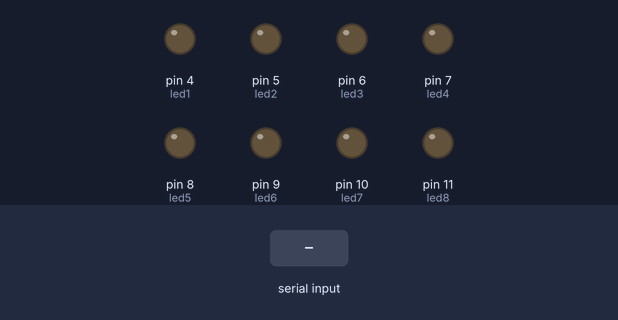
A sketch run on a simulated Arduino Uno, built with avr-gcc and run on an emulated ATmega328P. Shown: output pins drawn as LEDs (lit = HIGH). Inputs (shaded band) come from the test bench.

Above: at 1.2 s.
1.3 s: "AF" received over Serial
At 2.0 s:
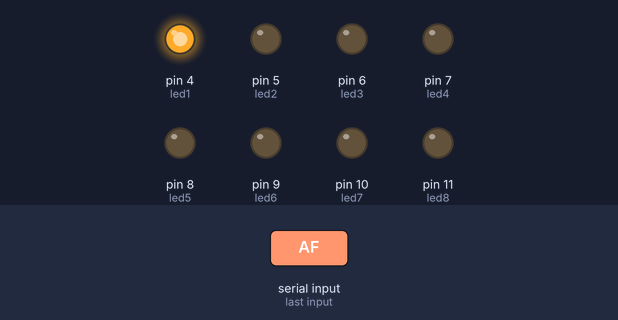
2.8 s: "BF" received over Serial
At 3.1 s:
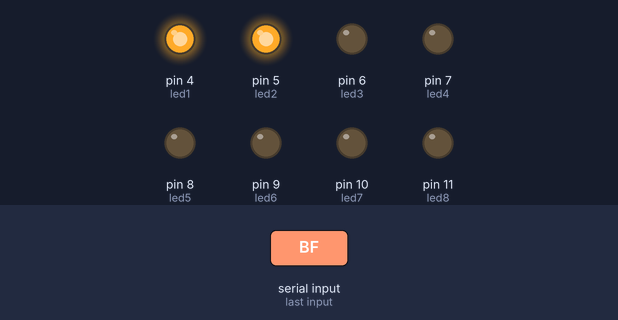
Timing chart, 0 to 5.8 s (numbered marks = the images above; inputs shaded):
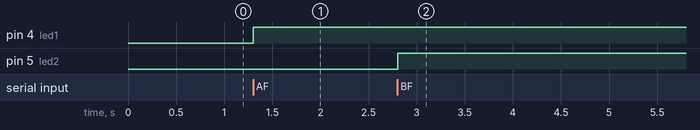

Measured:
- after the input at 1.3 s, pin 4 (led1): LOW → HIGH at once
- after the input at 2.8 s, pin 5 (led2): LOW → HIGH at once

The sketch:

LED_Write_Read.ino
```cpp
char command;
String string;
boolean ledon = false;
#define led1 4
#define led2 5
#define led3 6
#define led4 7
#define led5 8
#define led6 9
#define led7 10
#define led8 11

  void setup()
  {
    Serial.begin(9600);
    pinMode(led1, OUTPUT);
    pinMode(led2, OUTPUT);
    pinMode(led3, OUTPUT);
    pinMode(led4, OUTPUT);
    pinMode(led5, OUTPUT);
    pinMode(led6, OUTPUT);
    pinMode(led7, OUTPUT);
    pinMode(led8, OUTPUT);
    /*digitalWrite(led1,1);
    digitalWrite(led2,1);
    digitalWrite(led3,1);
    digitalWrite(led4,1);4
    digitalWrite(led5,1);
    digitalWrite(led6,1);
    digitalWrite(led7,1);
    digitalWrite(led8,1);
    */
  }

  void loop()
  {
    if (Serial.available() > 0)
    {string = "";}

    while(Serial.available() > 0)
    {
      command = ((byte)Serial.read());

      if(command == ':')
      {
        break;
      }

      else
      {
        string += command;
      }
    }

    if(string == "AN")
    {
        digitalWrite(led1,0);
    }

    if(string =="AF")
    {
        digitalWrite(led1,1);
    }
    if(string == "BN")
    {
        digitalWrite(led2,0);
    }
    if(string =="BF")
    {
        digitalWrite(led2,1);
    }
    if(string == "CN")
    {
        digitalWrite(led3,0);
    }
    if(string =="CF")
    {
        digitalWrite(led3,1);
    }
    if(string == "DN")
    {
        digitalWrite(led4,0);
    }
    if(string =="DF")
    {
        digitalWrite(led4,1);
    }
    if(string == "EN")
    {
        digitalWrite(led5,0);
    }
    if(string =="EF")
    {
        digitalWrite(led5,1);
    }
    if(string == "FN")
    {
        digitalWrite(led6,0);
    }
    if(string =="FF")
    {
        digitalWrite(led6,1);
    }
    if(string == "GN")
    {
        digitalWrite(led7,0);
    }
    if(string =="GF")
    {
        digitalWrite(led7,1);
    }
    if(string == "HN")
    {
        digitalWrite(led8,0);
    }
    if(string =="HF")
    {
        digitalWrite(led8,1);
    }
 }
```
